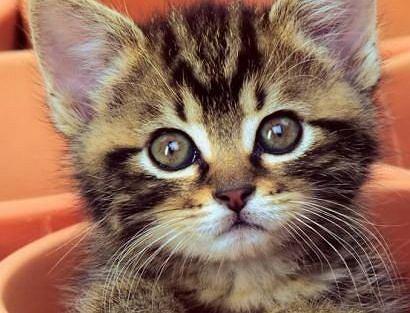
%> input picture kotek.jpg, 410 x 313 px
$ octave zad1.m   (GNU Octave 9; MATLAB toolbox functions it lacks are replaced by stand-ins)
%> lines starting %> are read from the running program, lines starting %| are printed output that depends on the picture; in (x1, y1, x2, y2) boxes, pixels count from 0 and x2, y2 are one past the last pixel; in counts of white or black regions, pixels touching at a corner belong together; the program's own positions count from 1
I = imread('kotek.jpg');
%> I is the input picture: size 313x410x3 uint8; mean R, G, B 142.3, 106.6, 88.1
validate(I)

I = im2double(I);
%> I: size 313x410x3 double
I1 = rgb2gray(I);
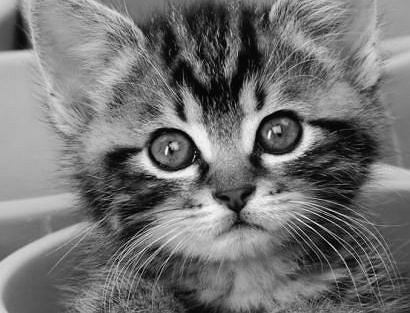
%> I1: size 313x410 double; min 0.00703, max 0.996, mean 0.452
[y, x]=size(I1);
%> y = 313; x = 410
values = zeros(100,1);

for prog = 0.01:0.01:1
    I2 = I1>prog;
    I(:,:,1) = I2;
    I(:,:,3) = ~I2;
    I(:,:,2) = 0;

    imshow(I)
    counter=sum(I2(:))
    values=[counter;values(1:end-1)];
end
%> this loop made 100 passes
%> counter on passes 1 to 12: 128313, 127996, 127198, 126223, 125381, 124327, 123427, 122442, 121506, 120567, 119608, 118645
%> pass 1, `I2 = I1>prog;`:
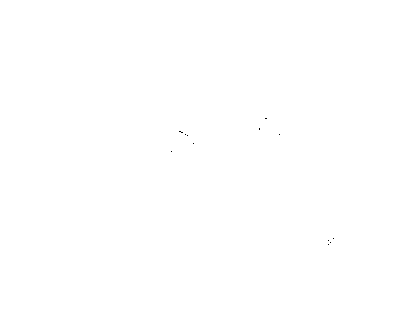
%> I2: size 313x410 logical; 100% white; black in thin lines or dots, all inside (x1, y1, x2, y2) = (171, 118, 334, 245)
%> pass 1, `imshow(I)`:
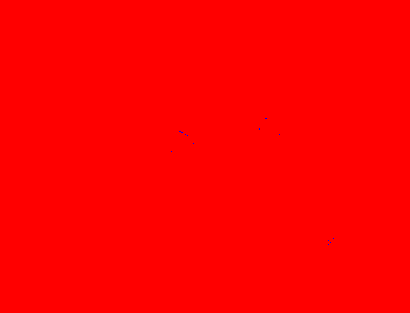
%> displayed picture: size 313x410x3, on the screen's scale of 0 to 255; mean R, G, B 255, 0, 0
%> pass 2, `I2 = I1>prog;`:
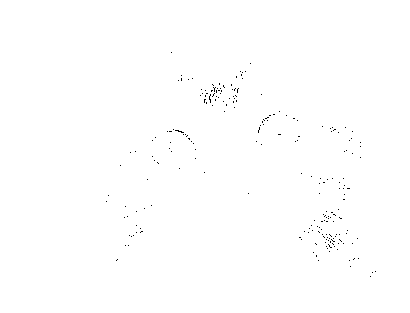
%> I2: size 313x410 logical; 99.7% white; black in thin lines or dots, all inside (x1, y1, x2, y2) = (106, 52, 376, 277)
%> pass 2, `imshow(I)`:
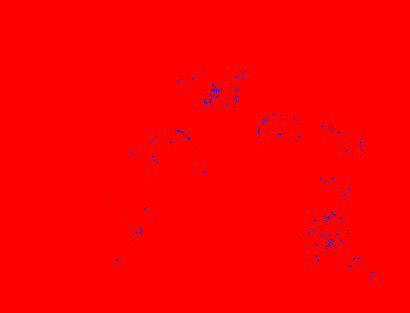
%> displayed picture: size 313x410x3, on the screen's scale of 0 to 255; mean R, G, B 254.3, 0, 0.7
%> after the loop:
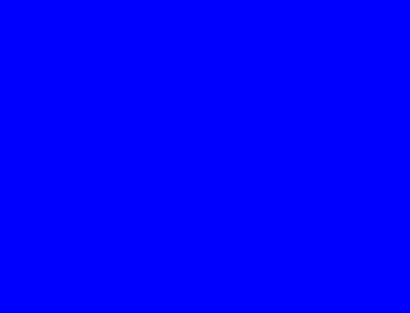
%> I: size 313x410x3 double; mean R, G, B 0, 0, 1
%> after the loop, values = 100 values from 0 to 128313

figure
plot((0.01:0.01:1),fliplr(values))
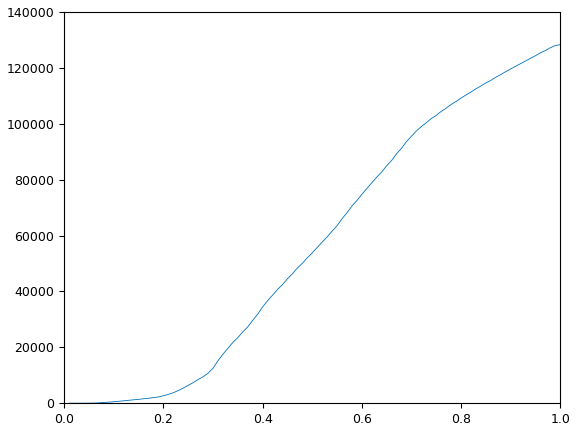
%> figure redrawn from the program's plot data; curve peaks at x = 1, y = 128313

function validate(img)
    assert(ndims(img)==3 && size(img,3)==3, 'Not proper number of dimensions.')
    validateattributes(img, {'double' 'uint8' 'uint16' 'int16' 'single'},{});% RGB image
end
